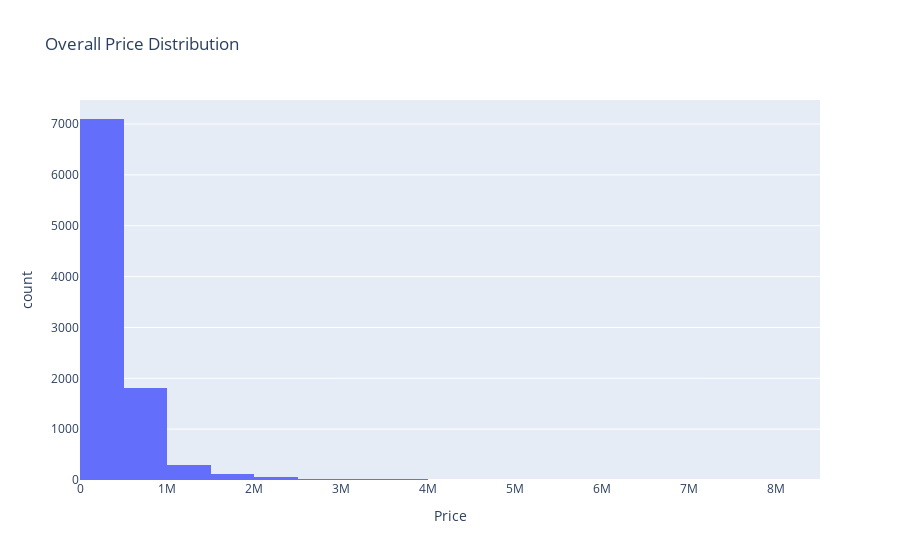
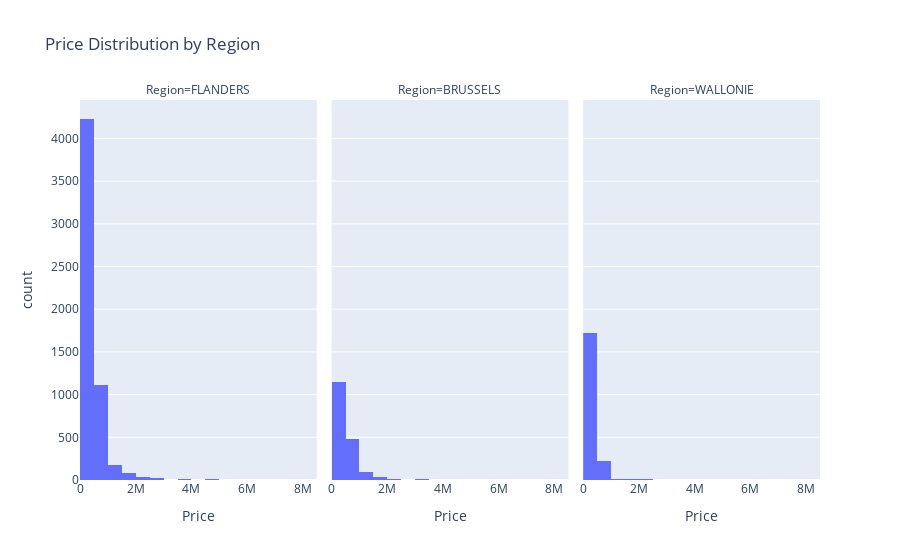

Here is the notebook cell these charts were saved with, in order:
### Markdown cell above
Started using plotly, to me it is beter to have interactive plots

### Code cell
fig1 = px.histogram(df, x='Price', nbins=30, title='Overall Price Distribution')

# Price distribution for each region
fig2 = px.histogram(df, x='Price', nbins=30, facet_col='Region', title='Price Distribution by Region')

# Display the plots
fig1.show()
fig2.show()

### Figure 1 — Plotly figure (JSON) as saved in the notebook; plotly's stock layout.template omitted (floating-point values rounded to 4 significant figures; data arrays with more than 128 entries replaced by an {"elided": "..."} marker saying what was removed)
{"data": [{"alignmentgroup": "True", "bingroup": "x", "hovertemplate": "Price=%{x}<br>count=%{y}<extra></extra>", "legendgroup": "", "marker": {"color": "#636efa", "pattern": {"shape": ""}}, "name": "", "nbinsx": 30, "offsetgroup": "", "orientation": "v", "showlegend": false, "type": "histogram", "x": {"elided": "9456 int values"}, "xaxis": "x", "yaxis": "y"}], "layout": {"barmode": "relative", "legend": {"tracegroupgap": 0}, "title": {"text": "Overall Price Distribution"}, "xaxis": {"anchor": "y", "domain": [0, 1], "title": {"text": "Price"}}, "yaxis": {"anchor": "x", "domain": [0, 1], "title": {"text": "count"}}}}

### Figure 2 — Plotly figure (JSON) as saved in the notebook; plotly's stock layout.template omitted (floating-point values rounded to 4 significant figures; data arrays with more than 128 entries replaced by an {"elided": "..."} marker saying what was removed)
{"data": [{"alignmentgroup": "True", "bingroup": "x", "hovertemplate": "Region=FLANDERS<br>Price=%{x}<br>count=%{y}<extra></extra>", "legendgroup": "", "marker": {"color": "#636efa", "pattern": {"shape": ""}}, "name": "", "nbinsx": 30, "offsetgroup": "", "orientation": "v", "showlegend": false, "type": "histogram", "x": {"elided": "5689 int values"}, "xaxis": "x", "yaxis": "y"}, {"alignmentgroup": "True", "bingroup": "x", "hovertemplate": "Region=BRUSSELS<br>Price=%{x}<br>count=%{y}<extra></extra>", "legendgroup": "", "marker": {"color": "#636efa", "pattern": {"shape": ""}}, "name": "", "nbinsx": 30, "offsetgroup": "", "orientation": "v", "showlegend": false, "type": "histogram", "x": {"elided": "1792 int values"}, "xaxis": "x2", "yaxis": "y2"}, {"alignmentgroup": "True", "bingroup": "x", "hovertemplate": "Region=WALLONIE<br>Price=%{x}<br>count=%{y}<extra></extra>", "legendgroup": "", "marker": {"color": "#636efa", "pattern": {"shape": ""}}, "name": "", "nbinsx": 30, "offsetgroup": "", "orientation": "v", "showlegend": false, "type": "histogram", "x": {"elided": "1975 int values"}, "xaxis": "x3", "yaxis": "y3"}], "layout": {"annotations": [{"font": {}, "showarrow": false, "text": "Region=FLANDERS", "x": 0.16, "xanchor": "center", "xref": "paper", "y": 1, "yanchor": "bottom", "yref": "paper"}, {"font": {}, "showarrow": false, "text": "Region=BRUSSELS", "x": 0.5, "xanchor": "center", "xref": "paper", "y": 1, "yanchor": "bottom", "yref": "paper"}, {"font": {}, "showarrow": false, "text": "Region=WALLONIE", "x": 0.84, "xanchor": "center", "xref": "paper", "y": 1, "yanchor": "bottom", "yref": "paper"}], "barmode": "relative", "legend": {"tracegroupgap": 0}, "title": {"text": "Price Distribution by Region"}, "xaxis": {"anchor": "y", "domain": [0, 0.32], "title": {"text": "Price"}}, "xaxis2": {"anchor": "y2", "domain": [0.34, 0.66], "matches": "x", "title": {"text": "Price"}}, "xaxis3": {"anchor": "y3", "domain": [0.68, 1.0], "matches": "x", "title": {"text": "Price"}}, "yaxis": {"anchor": "x", "domain": [0, 1], "title": {"text": "count"}}, "yaxis2": {"anchor": "x2", "domain": [0, 1], "matches": "y", "showticklabels": false}, "yaxis3": {"anchor": "x3", "domain": [0, 1], "matches": "y", "showticklabels": false}}}
